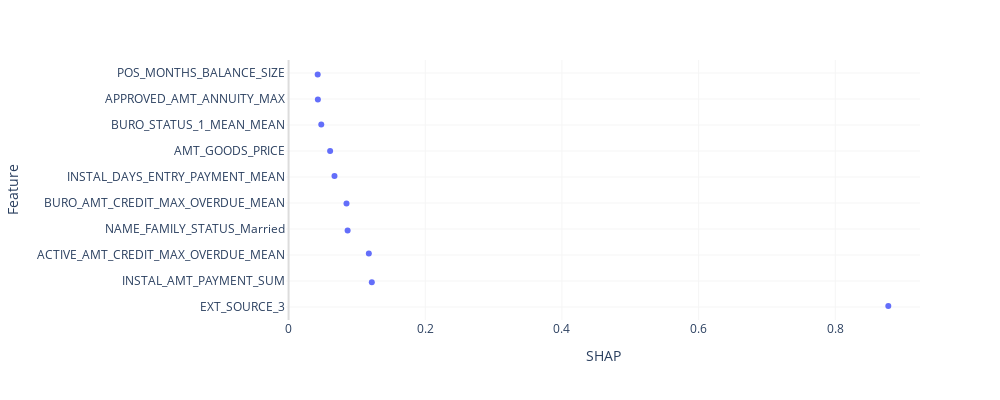

Notebook code for this chart:
### Code cell
values = shap_df.columns
df_plot = pd.melt(shap_df, value_vars=values, var_name='Feature', value_name='SHAP')
df_plot = df_plot.sort_values("SHAP", ascending=False)
df_plot = df_plot.head(10)

fig = px.strip(df_plot, x='SHAP', y='Feature', stripmode='overlay', height=400, width=1000)
fig.update_layout(xaxis=dict(showgrid=True, gridcolor='WhiteSmoke', zerolinecolor='Gainsboro'),
              yaxis=dict(showgrid=True, gridcolor='WhiteSmoke', zerolinecolor='Gainsboro')
)
fig.update_layout(plot_bgcolor='white')

# fig = (
#     fig
#     # Make it so there is no gap between the supporting boxes
#     .update_layout(boxgap=0)
#     # Increase the jitter so it reaches the sides of the boxes
#     .update_traces(jitter=1)
# )

fig.write_html('plotly_beeswarm_test.html')
fig.show()

### Figure 1 — Plotly figure (JSON) as saved in the notebook; plotly's stock layout.template omitted (floating-point values rounded to 4 significant figures)
{"data": [{"alignmentgroup": "True", "boxpoints": "all", "fillcolor": "rgba(255,255,255,0)", "hoveron": "points", "hovertemplate": "SHAP=%{x}<br>Feature=%{y}<extra></extra>", "legendgroup": "", "line": {"color": "rgba(255,255,255,0)"}, "marker": {"color": "#636efa"}, "name": "", "offsetgroup": "", "orientation": "h", "pointpos": 0, "showlegend": false, "type": "box", "x": [0.8775, 0.1218, 0.1174, 0.08639, 0.08473, 0.06716, 0.06079, 0.04784, 0.04286, 0.04261], "x0": " ", "xaxis": "x", "y": ["EXT_SOURCE_3", "INSTAL_AMT_PAYMENT_SUM", "ACTIVE_AMT_CREDIT_MAX_OVERDUE_MEAN", "NAME_FAMILY_STATUS_Married", "BURO_AMT_CREDIT_MAX_OVERDUE_MEAN", "INSTAL_DAYS_ENTRY_PAYMENT_MEAN", "AMT_GOODS_PRICE", "BURO_STATUS_1_MEAN_MEAN", "APPROVED_AMT_ANNUITY_MAX", "POS_MONTHS_BALANCE_SIZE"], "y0": " ", "yaxis": "y"}], "layout": {"boxmode": "overlay", "height": 400, "legend": {"tracegroupgap": 0}, "margin": {"t": 60}, "plot_bgcolor": "white", "width": 1000, "xaxis": {"anchor": "y", "domain": [0, 1], "gridcolor": "WhiteSmoke", "showgrid": true, "title": {"text": "SHAP"}, "zerolinecolor": "Gainsboro"}, "yaxis": {"anchor": "x", "domain": [0, 1], "gridcolor": "WhiteSmoke", "showgrid": true, "title": {"text": "Feature"}, "zerolinecolor": "Gainsboro"}}}
